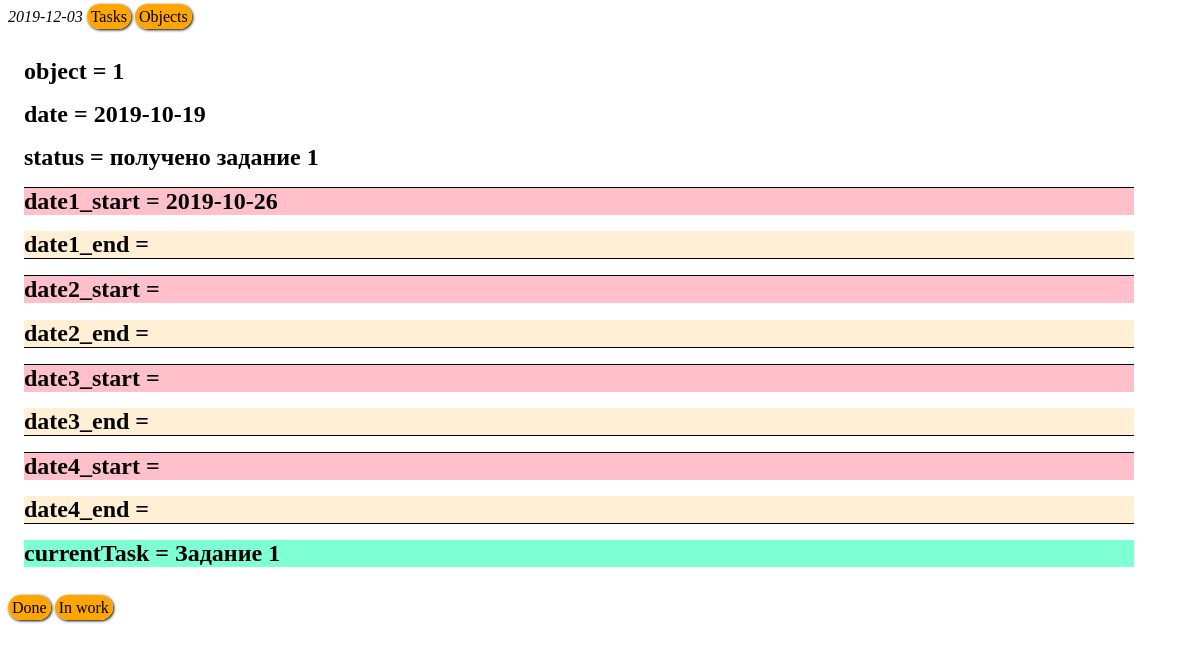
The page /tw/detail/63 on the database its author committed.
### objects/models.py (models this page shows, shortened)
class Tw(models.Model):
    object = models.ForeignKey(Object, on_delete=models.CASCADE)
    status = models.IntegerField(default=0)
    currentTask = models.IntegerField(default=1)
    date = models.CharField(max_length=100, default=datetime.date.today())
    date1_start = models.CharField(max_length=100, default=datetime.date.today() + timedelta(days=7))
    date1_end = models.CharField(max_length=100, default='')
    date2_start = models.CharField(max_length=100, default='')
    date2_end = models.CharField(max_length=100, default='')
    date3_start = models.CharField(max_length=100, default='')
    date3_end = models.CharField(max_length=100, default='')
    date4_start = models.CharField(max_length=100, default='')
    date4_end = models.CharField(max_length=100, default='')

class Object(models.Model):
    title = models.CharField(max_length=200)
    date = models.DateField(auto_now=True)
    def __str__(self):
        return self.title

### twven/models.py (models this page shows)
class Task(models.Model):
    text = models.TextField()
    taskNumber = models.IntegerField(default=0)

### twven/views.py (the view)
# urls.py: path('/detail/<int:obj_id>', views.detail_view, name='view'),
def detail_view(request, obj_id):
    time_today = (datetime.date.today()).strftime("%Y-%m-%d")
    tw = Tw.objects.get(id=obj_id)
    tw.status = RUS[tw.status]
    task = Task.objects.get(taskNumber=tw.currentTask)
    context = {
        'time': time_today,
        'tw': tw,
        'task': task,
    }
    return render(request, 'tw.html', context)

### twven/templates/tw.html (shortened to what this page needs)
<!DOCTYPE html>
<html lang="en">
<head>
</head>
<body>
<em>{{ time }}</em>
<a href="{% url 'tw:all' %}">Tasks</a>
<a href="{% url 'ob:view' %}">Objects</a>
<div class="row">
    <div class="col">
        <h1>object = {{ tw.object }}</h1>
        <h1>date = {{ tw.date }}</h1>
        <h1>status = {{ tw.status }}</h1>
        <h1 class="start">date1_start = {{ tw.date1_start }}</h1>
        <h1 class="end">date1_end = {{ tw.date1_end }}</h1>
        <h1 class="start">date2_start = {{ tw.date2_start }}</h1>
        <h1 class="end">date2_end = {{ tw.date2_end }}</h1>
        <h1 class="start">date3_start = {{ tw.date3_start }}</h1>
        <h1 class="end">date3_end = {{ tw.date3_end }}</h1>
        <h1 class="start">date4_start = {{ tw.date4_start }}</h1>
        <h1 class="end">date4_end = {{ tw.date4_end }}</h1>
        <h1 class="task">currentTask = {{ task.text }}</h1>
    </div>
</div>
<a href="{% url 'tw:done' tw.object.id %}">Done</a>
<a href="{% url 'tw:in_work' tw.object.id %}">In work</a>
</body>
</html>

### twven/templates/tw.html (style rules this page uses)
a { background-color: orange; text-decoration: none; color: black; padding: 4px; border-radius: 30px; box-shadow: 1px 1px 3px black; transition: 0.5s; }
h1 { font-size: 1.5em; }
.start { background-color: pink; border-top: 1px black solid; }
.end { background-color: papayawhip; border-bottom: 1px black solid; }
.task { background-color: aquamarine; }
.row { display: flex; width: 1110px; padding: 1em; }
.col { display: block; width: 100%; }

### rows shown on the page
Tw: object "1", date "2019-10-19", status "получено задание 1", date1_start "2019-10-26"
Task: text "Задание 1"
